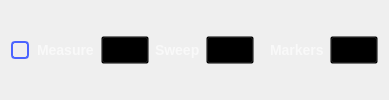
         <widget class="QWidget" name="optionsList" native="true">
          <property name="sizePolicy">
           <sizepolicy hsizetype="Preferred" vsizetype="Fixed">
            <horstretch>0</horstretch>
            <verstretch>0</verstretch>
           </sizepolicy>
          </property>
          <property name="minimumSize">
           <size>
            <width>0</width>
            <height>48</height>
           </size>
          </property>
          <property name="styleSheet">
           <string notr="true">QCheckBox {
  spacing: 8px;
  background-color: transparent;
  font-size: 14px;
  font-weight: bold;

  color: rgba(255, 255, 255, 153);
}

QCheckBox::indicator {
  width: 14px;
  height: 14px;
  border: 2px solid rgb(74,100,255);
  border-radius: 4px;
}
QCheckBox::indicator:unchecked { background-color: transparent; }
QCheckBox::indicator:checked { background-color: rgb(74,100,255); }

QPushButton {
  width: 40px;
  height: 20px;
  background-color: transparent;
}
QPushButton:pressed { border-image: url(:/icons/setup_btn_checked.svg); }
QPushButton:!pressed { border-image: url(:/icons/setup_btn_unchecked.svg); }
QPushButton:hover:!pressed:!checked { border-image: url(:/icons/setup_btn_hover.svg); }
QPushButton:checked { border-image: url(:/icons/setup_btn_checked.svg); }

QLabel {
  font-size: 14px;
  font-weight: bold;

  color: rgba(255, 255, 255, 153);
}</string>
          </property>
          <layout class="QHBoxLayout" name="horizontalLayout">
           <item>
            <widget class="QCheckBox" name="boxMeasure">
             <property name="enabled">
              <bool>true</bool>
             </property>
             <property name="text">
              <string>Measure</string>
             </property>
             <property name="checked">
              <bool>false</bool>
             </property>
            </widget>
           </item>
           <item>
            <widget class="adiscope::CustomPushButton" name="btnMeasure">
             <property name="enabled">
              <bool>false</bool>
             </property>
             <property name="text">
              <string/>
             </property>
             <property name="checkable">
              <bool>true</bool>
             </property>
            </widget>
           </item>
           <item>
            <widget class="QLabel" name="label_2">
             <property name="text">
              <string>Sweep</string>
             </property>
            </widget>
           </item>
           <item>
            <widget class="adiscope::CustomPushButton" name="btnSweep">
             <property name="text">
              <string/>
             </property>
             <property name="checkable">
              <bool>true</bool>
             </property>
            </widget>
           </item>
           <item>
            <spacer name="horizontalSpacer_9">
             <property name="orientation">
              <enum>Qt::Horizontal</enum>
             </property>
             <property name="sizeType">
              <enum>QSizePolicy::Fixed</enum>
             </property>
             <property name="sizeHint" stdset="0">
              <size>
               <width>10</width>
               <height>10</height>
              </size>
             </property>
            </spacer>
           </item>
           <item>
            <widget class="QLabel" name="label_3">
             <property name="text">
              <string>Markers</string>
             </property>
            </widget>
           </item>
           <item>
            <widget class="adiscope::CustomPushButton" name="btnMarkers">
             <property name="text">
              <string/>
             </property>
             <property name="checkable">
              <bool>true</bool>
             </property>
            </widget>
           </item>
          </layout>
         </widget>
